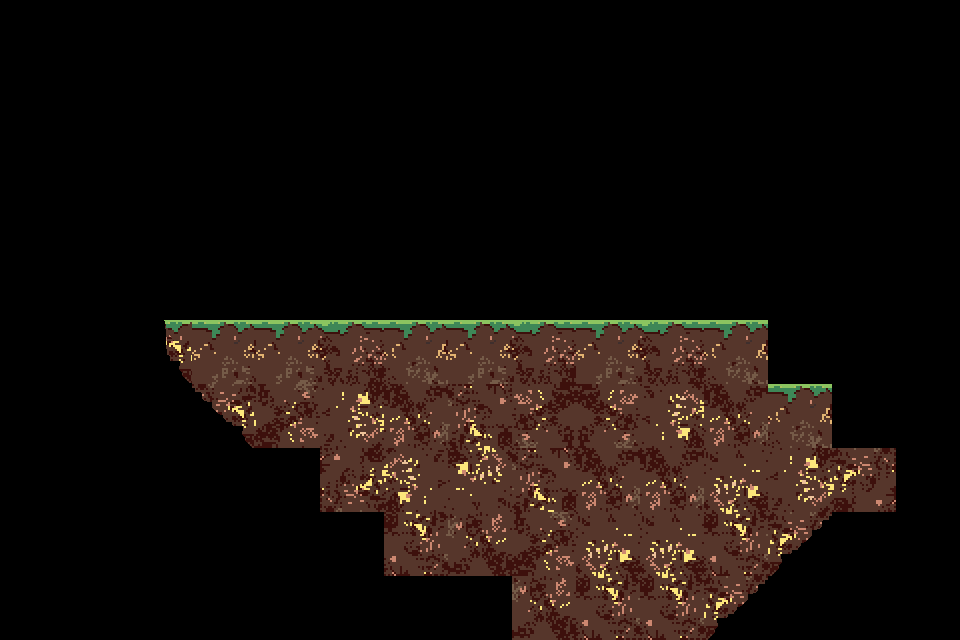

Rendered tile map (Tiled .tmx) drawn with the repository's tilesets; below, a short description and the full map source, tile grids included:
An orthogonal 15x10 tile map with 64x64 px tiles, 2 tile layers (ground, ohnecollision).

<map version="1.2" tiledversion="1.3.4" orientation="orthogonal" renderorder="right-down" width="15" height="10" tilewidth="64" tileheight="64" infinite="0" nextlayerid="3" nextobjectid="1">
 <editorsettings>
  <export target="level1-map.json" format="json" />
 </editorsettings>
 <tileset firstgid="1" name="level1-tiles" tilewidth="64" tileheight="64" tilecount="100" columns="10">
  <image source="../../tilesets/level1/level1-tiles.png" width="640" height="640" />
 </tileset>
 <layer id="1" name="ground" width="15" height="10">
  <data encoding="csv">
0,0,0,0,0,0,0,0,0,0,0,0,0,0,0,
0,0,0,0,0,0,0,0,0,0,0,0,0,0,0,
0,0,0,0,0,0,0,0,0,0,0,0,0,0,0,
0,0,0,0,0,0,0,0,0,0,0,0,0,0,0,
0,0,0,0,0,0,0,0,0,0,0,0,0,0,0,
0,0,0,1,1,2,3,1,2,1,2,3,0,0,0,
0,0,0,0,11,12,2684354571,1610612749,3221225483,1073741835,1073741836,2684354571,3,0,0,
0,0,0,0,0,3221225485,3221225484,1610612748,1610612749,2684354571,2684354571,2684354572,12,13,0,
0,0,0,0,0,0,2684354573,1610612747,11,2684354572,2684354572,2684354573,14,0,0,
0,0,0,0,0,0,0,0,1610612747,2684354573,2684354573,14,0,0,0
</data>
 </layer>
 <layer id="2" name="ohnecollision" width="15" height="10">
  <data encoding="csv">
0,0,0,0,0,0,0,0,0,0,0,0,0,0,0,
0,0,0,0,0,0,0,0,0,0,0,0,0,0,0,
0,0,0,0,0,0,0,0,0,0,0,0,0,0,0,
0,0,0,0,0,0,0,0,0,0,0,0,0,0,0,
0,0,0,0,0,0,0,0,0,0,0,0,0,0,0,
0,0,2147483673,0,0,0,0,0,0,0,0,0,0,0,0,
0,0,0,2147483662,0,0,0,0,0,0,0,0,0,0,0,
0,0,0,0,0,0,0,0,0,0,0,0,0,0,0,
0,0,0,0,0,0,0,0,0,0,0,0,0,0,0,
0,0,0,0,0,0,0,0,0,0,0,0,0,0,0
</data>
 </layer>
</map>